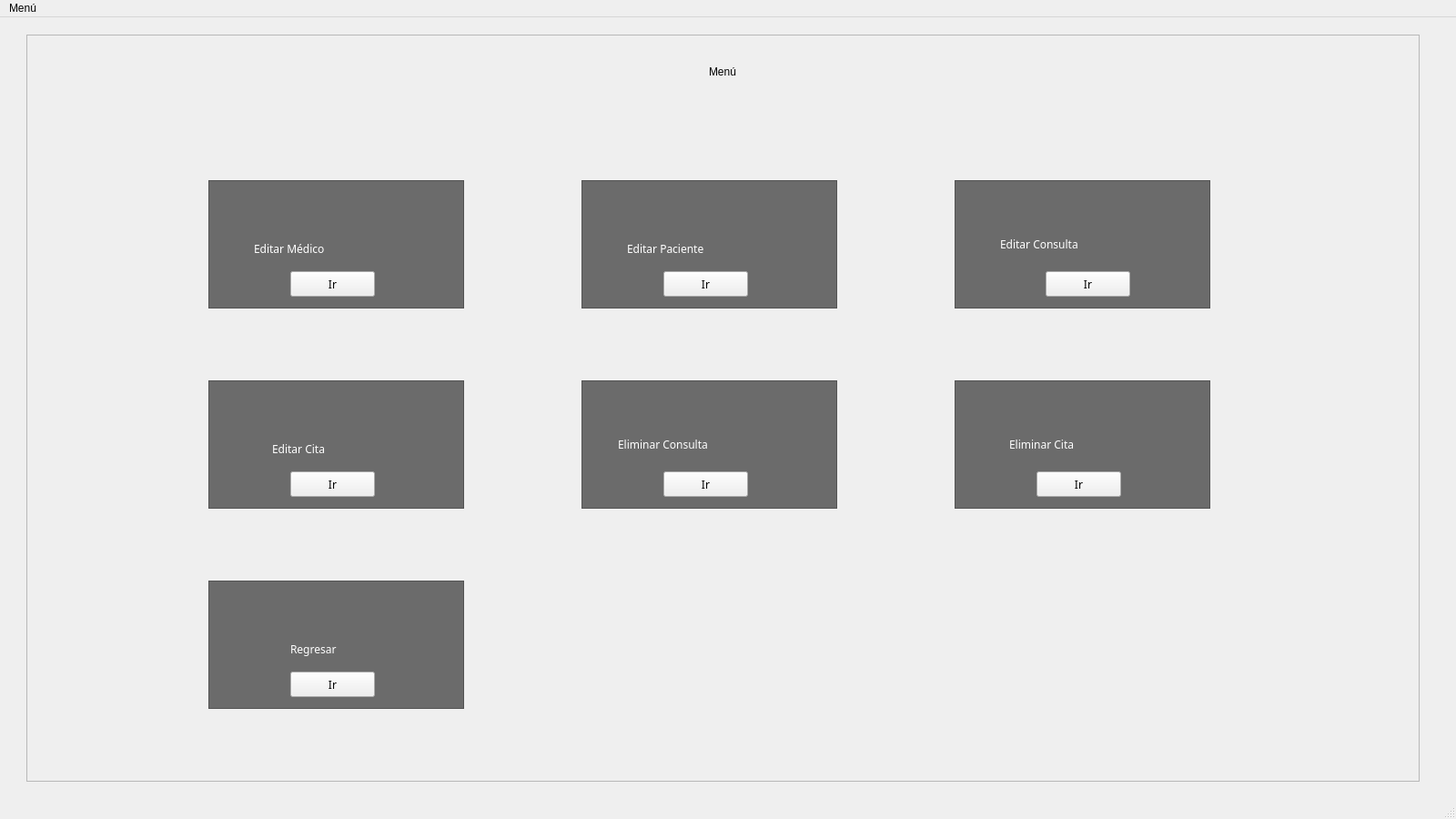
<?xml version="1.0" encoding="UTF-8"?>
<ui version="4.0">
 <class>Menu2</class>
 <widget class="QMainWindow" name="Menu2">
  <property name="geometry">
   <rect>
    <x>0</x>
    <y>0</y>
    <width>1600</width>
    <height>900</height>
   </rect>
  </property>
  <property name="minimumSize">
   <size>
    <width>1600</width>
    <height>900</height>
   </size>
  </property>
  <property name="maximumSize">
   <size>
    <width>1920</width>
    <height>1080</height>
   </size>
  </property>
  <property name="windowTitle">
   <string>Menu</string>
  </property>
  <property name="styleSheet">
   <string notr="true"/>
  </property>
  <widget class="QWidget" name="centralwidget">
   <widget class="QFrame" name="frame">
    <property name="geometry">
     <rect>
      <x>29</x>
      <y>19</y>
      <width>1531</width>
      <height>821</height>
     </rect>
    </property>
    <property name="frameShape">
     <enum>QFrame::StyledPanel</enum>
    </property>
    <property name="frameShadow">
     <enum>QFrame::Raised</enum>
    </property>
    <widget class="QFrame" name="frame_2">
     <property name="geometry">
      <rect>
       <x>200</x>
       <y>160</y>
       <width>281</width>
       <height>141</height>
      </rect>
     </property>
     <property name="styleSheet">
      <string notr="true">#frame_2{
background-color: rgb(107, 107, 107);
background:rgba(0/0/0/0.3);
}</string>
     </property>
     <property name="frameShape">
      <enum>QFrame::StyledPanel</enum>
     </property>
     <property name="frameShadow">
      <enum>QFrame::Raised</enum>
     </property>
     <widget class="QPushButton" name="editarMedico">
      <property name="geometry">
       <rect>
        <x>90</x>
        <y>100</y>
        <width>93</width>
        <height>28</height>
       </rect>
      </property>
      <property name="font">
       <font>
        <family>century gothic</family>
       </font>
      </property>
      <property name="styleSheet">
       <string notr="true"/>
      </property>
      <property name="text">
       <string>Ir</string>
      </property>
     </widget>
     <widget class="QLabel" name="label_2">
      <property name="geometry">
       <rect>
        <x>50</x>
        <y>60</y>
        <width>181</width>
        <height>31</height>
       </rect>
      </property>
      <property name="font">
       <font>
        <family>century gothic</family>
       </font>
      </property>
      <property name="styleSheet">
       <string notr="true">color: rgb(255, 255, 255);</string>
      </property>
      <property name="text">
       <string>Editar Médico</string>
      </property>
     </widget>
     <widget class="QLabel" name="label_13">
      <property name="geometry">
       <rect>
        <x>110</x>
        <y>10</y>
        <width>51</width>
        <height>41</height>
       </rect>
      </property>
      <property name="styleSheet">
       <string notr="true"/>
      </property>
      <property name="text">
       <string/>
      </property>
     </widget>
    </widget>
    <widget class="QLabel" name="label">
     <property name="geometry">
      <rect>
       <x>750</x>
       <y>30</y>
       <width>71</width>
       <height>21</height>
      </rect>
     </property>
     <property name="text">
      <string>Menú</string>
     </property>
    </widget>
    <widget class="QFrame" name="frame_5">
     <property name="geometry">
      <rect>
       <x>200</x>
       <y>380</y>
       <width>281</width>
       <height>141</height>
      </rect>
     </property>
     <property name="styleSheet">
      <string notr="true">#frame_5{
background-color: rgb(107, 107, 107);
background:rgba(0/0/0/0.3);
}</string>
     </property>
     <property name="frameShape">
      <enum>QFrame::StyledPanel</enum>
     </property>
     <property name="frameShadow">
      <enum>QFrame::Raised</enum>
     </property>
     <widget class="QPushButton" name="editarCita">
      <property name="geometry">
       <rect>
        <x>90</x>
        <y>100</y>
        <width>93</width>
        <height>28</height>
       </rect>
      </property>
      <property name="font">
       <font>
        <family>century gothic</family>
       </font>
      </property>
      <property name="styleSheet">
       <string notr="true"/>
      </property>
      <property name="text">
       <string>Ir</string>
      </property>
     </widget>
     <widget class="QLabel" name="label_6">
      <property name="geometry">
       <rect>
        <x>70</x>
        <y>60</y>
        <width>131</width>
        <height>31</height>
       </rect>
      </property>
      <property name="font">
       <font>
        <family>century gothic</family>
       </font>
      </property>
      <property name="toolTipDuration">
       <number>-1</number>
      </property>
      <property name="layoutDirection">
       <enum>Qt::LeftToRight</enum>
      </property>
      <property name="styleSheet">
       <string notr="true">color: rgb(255, 255, 255);</string>
      </property>
      <property name="text">
       <string>Editar Cita</string>
      </property>
     </widget>
     <widget class="QLabel" name="label_15">
      <property name="geometry">
       <rect>
        <x>120</x>
        <y>10</y>
        <width>41</width>
        <height>41</height>
       </rect>
      </property>
      <property name="styleSheet">
       <string notr="true"/>
      </property>
      <property name="text">
       <string/>
      </property>
     </widget>
    </widget>
    <widget class="QFrame" name="frame_8">
     <property name="geometry">
      <rect>
       <x>200</x>
       <y>600</y>
       <width>281</width>
       <height>141</height>
      </rect>
     </property>
     <property name="styleSheet">
      <string notr="true">#frame_8{
background-color: rgb(107, 107, 107);
background:rgba(0/0/0/0.3);
}</string>
     </property>
     <property name="frameShape">
      <enum>QFrame::StyledPanel</enum>
     </property>
     <property name="frameShadow">
      <enum>QFrame::Raised</enum>
     </property>
     <widget class="QLabel" name="label_9">
      <property name="geometry">
       <rect>
        <x>90</x>
        <y>60</y>
        <width>111</width>
        <height>31</height>
       </rect>
      </property>
      <property name="font">
       <font>
        <family>century gothic</family>
       </font>
      </property>
      <property name="styleSheet">
       <string notr="true">color: rgb(255, 255, 255);</string>
      </property>
      <property name="text">
       <string>Regresar</string>
      </property>
     </widget>
     <widget class="QPushButton" name="regresar">
      <property name="geometry">
       <rect>
        <x>90</x>
        <y>100</y>
        <width>93</width>
        <height>28</height>
       </rect>
      </property>
      <property name="font">
       <font>
        <family>century gothic</family>
       </font>
      </property>
      <property name="styleSheet">
       <string notr="true"/>
      </property>
      <property name="text">
       <string>Ir</string>
      </property>
     </widget>
     <widget class="QLabel" name="label_18">
      <property name="geometry">
       <rect>
        <x>120</x>
        <y>10</y>
        <width>41</width>
        <height>41</height>
       </rect>
      </property>
      <property name="styleSheet">
       <string notr="true"/>
      </property>
      <property name="text">
       <string/>
      </property>
     </widget>
    </widget>
    <widget class="QFrame" name="frame_3">
     <property name="geometry">
      <rect>
       <x>610</x>
       <y>160</y>
       <width>281</width>
       <height>141</height>
      </rect>
     </property>
     <property name="styleSheet">
      <string notr="true">#frame_3{
background-color: rgb(107, 107, 107);
background:rgba(0/0/0/0.3);
}</string>
     </property>
     <property name="frameShape">
      <enum>QFrame::StyledPanel</enum>
     </property>
     <property name="frameShadow">
      <enum>QFrame::Raised</enum>
     </property>
     <widget class="QLabel" name="label_4">
      <property name="geometry">
       <rect>
        <x>50</x>
        <y>60</y>
        <width>181</width>
        <height>31</height>
       </rect>
      </property>
      <property name="font">
       <font>
        <family>century gothic</family>
       </font>
      </property>
      <property name="styleSheet">
       <string notr="true">color: rgb(255, 255, 255);</string>
      </property>
      <property name="text">
       <string>Editar Paciente</string>
      </property>
     </widget>
     <widget class="QPushButton" name="editarPaciente">
      <property name="geometry">
       <rect>
        <x>90</x>
        <y>100</y>
        <width>93</width>
        <height>28</height>
       </rect>
      </property>
      <property name="font">
       <font>
        <family>century gothic</family>
       </font>
      </property>
      <property name="styleSheet">
       <string notr="true"/>
      </property>
      <property name="text">
       <string>Ir</string>
      </property>
     </widget>
     <widget class="QLabel" name="label_12">
      <property name="geometry">
       <rect>
        <x>120</x>
        <y>10</y>
        <width>41</width>
        <height>41</height>
       </rect>
      </property>
      <property name="styleSheet">
       <string notr="true"/>
      </property>
      <property name="text">
       <string/>
      </property>
     </widget>
    </widget>
    <widget class="QFrame" name="frame_6">
     <property name="geometry">
      <rect>
       <x>610</x>
       <y>380</y>
       <width>281</width>
       <height>141</height>
      </rect>
     </property>
     <property name="styleSheet">
      <string notr="true">#frame_6{
background-color: rgb(107, 107, 107);
background:rgba(0/0/0/0.3);
}</string>
     </property>
     <property name="frameShape">
      <enum>QFrame::StyledPanel</enum>
     </property>
     <property name="frameShadow">
      <enum>QFrame::Raised</enum>
     </property>
     <widget class="QLabel" name="label_3">
      <property name="geometry">
       <rect>
        <x>40</x>
        <y>60</y>
        <width>211</width>
        <height>21</height>
       </rect>
      </property>
      <property name="font">
       <font>
        <family>century gothic</family>
       </font>
      </property>
      <property name="styleSheet">
       <string notr="true">color: rgb(255, 255, 255);</string>
      </property>
      <property name="text">
       <string>Eliminar Consulta</string>
      </property>
     </widget>
     <widget class="QPushButton" name="eliminarConsulta">
      <property name="geometry">
       <rect>
        <x>90</x>
        <y>100</y>
        <width>93</width>
        <height>28</height>
       </rect>
      </property>
      <property name="font">
       <font>
        <family>century gothic</family>
       </font>
      </property>
      <property name="styleSheet">
       <string notr="true"/>
      </property>
      <property name="text">
       <string>Ir</string>
      </property>
     </widget>
     <widget class="QLabel" name="label_16">
      <property name="geometry">
       <rect>
        <x>110</x>
        <y>10</y>
        <width>51</width>
        <height>41</height>
       </rect>
      </property>
      <property name="styleSheet">
       <string notr="true"/>
      </property>
      <property name="text">
       <string/>
      </property>
     </widget>
    </widget>
    <widget class="QFrame" name="frame_9">
     <property name="geometry">
      <rect>
       <x>1020</x>
       <y>160</y>
       <width>281</width>
       <height>141</height>
      </rect>
     </property>
     <property name="styleSheet">
      <string notr="true">#frame_9{
background-color: rgb(107, 107, 107);
background:rgba(0/0/0/0.3);
}</string>
     </property>
     <property name="frameShape">
      <enum>QFrame::StyledPanel</enum>
     </property>
     <property name="frameShadow">
      <enum>QFrame::Raised</enum>
     </property>
     <widget class="QLabel" name="label_8">
      <property name="geometry">
       <rect>
        <x>50</x>
        <y>60</y>
        <width>191</width>
        <height>21</height>
       </rect>
      </property>
      <property name="font">
       <font>
        <family>century gothic</family>
       </font>
      </property>
      <property name="styleSheet">
       <string notr="true">color: rgb(255, 255, 255);</string>
      </property>
      <property name="text">
       <string>Editar Consulta</string>
      </property>
     </widget>
     <widget class="QPushButton" name="editarConsulta">
      <property name="geometry">
       <rect>
        <x>100</x>
        <y>100</y>
        <width>93</width>
        <height>28</height>
       </rect>
      </property>
      <property name="font">
       <font>
        <family>century gothic</family>
       </font>
      </property>
      <property name="styleSheet">
       <string notr="true"/>
      </property>
      <property name="text">
       <string>Ir</string>
      </property>
     </widget>
     <widget class="QLabel" name="label_19">
      <property name="geometry">
       <rect>
        <x>120</x>
        <y>10</y>
        <width>41</width>
        <height>41</height>
       </rect>
      </property>
      <property name="styleSheet">
       <string notr="true"/>
      </property>
      <property name="text">
       <string/>
      </property>
     </widget>
    </widget>
    <widget class="QFrame" name="frame_7">
     <property name="geometry">
      <rect>
       <x>1020</x>
       <y>380</y>
       <width>281</width>
       <height>141</height>
      </rect>
     </property>
     <property name="styleSheet">
      <string notr="true">#frame_7{
background-color: rgb(107, 107, 107);
background:rgba(0/0/0/0.3);
}</string>
     </property>
     <property name="frameShape">
      <enum>QFrame::StyledPanel</enum>
     </property>
     <property name="frameShadow">
      <enum>QFrame::Raised</enum>
     </property>
     <widget class="QLabel" name="label_7">
      <property name="geometry">
       <rect>
        <x>60</x>
        <y>60</y>
        <width>161</width>
        <height>21</height>
       </rect>
      </property>
      <property name="font">
       <font>
        <family>century gothic</family>
       </font>
      </property>
      <property name="styleSheet">
       <string notr="true">color: rgb(255, 255, 255);</string>
      </property>
      <property name="text">
       <string>Eliminar Cita</string>
      </property>
     </widget>
     <widget class="QPushButton" name="eliminarCita">
      <property name="geometry">
       <rect>
        <x>90</x>
        <y>100</y>
        <width>93</width>
        <height>28</height>
       </rect>
      </property>
      <property name="font">
       <font>
        <family>century gothic</family>
       </font>
      </property>
      <property name="styleSheet">
       <string notr="true"/>
      </property>
      <property name="text">
       <string>Ir</string>
      </property>
     </widget>
     <widget class="QLabel" name="label_17">
      <property name="geometry">
       <rect>
        <x>120</x>
        <y>10</y>
        <width>41</width>
        <height>41</height>
       </rect>
      </property>
      <property name="styleSheet">
       <string notr="true"/>
      </property>
      <property name="text">
       <string/>
      </property>
     </widget>
    </widget>
   </widget>
  </widget>
  <widget class="QMenuBar" name="menubar">
   <property name="geometry">
    <rect>
     <x>0</x>
     <y>0</y>
     <width>1600</width>
     <height>21</height>
    </rect>
   </property>
   <widget class="QMenu" name="menuMen">
    <property name="title">
     <string>Menú</string>
    </property>
    <addaction name="separator"/>
    <addaction name="actionRegresar"/>
   </widget>
   <addaction name="menuMen"/>
  </widget>
  <widget class="QStatusBar" name="statusbar"/>
  <action name="actionRegresar">
   <property name="text">
    <string>Cerrar Sesion</string>
   </property>
  </action>
  <action name="actionCerrar_Sesion">
   <property name="text">
    <string>Cerrar Sesion</string>
   </property>
  </action>
 </widget>
 <resources>
  <include location="../Imagenes/Imagen.qrc"/>
 </resources>
 <connections/>
</ui>
